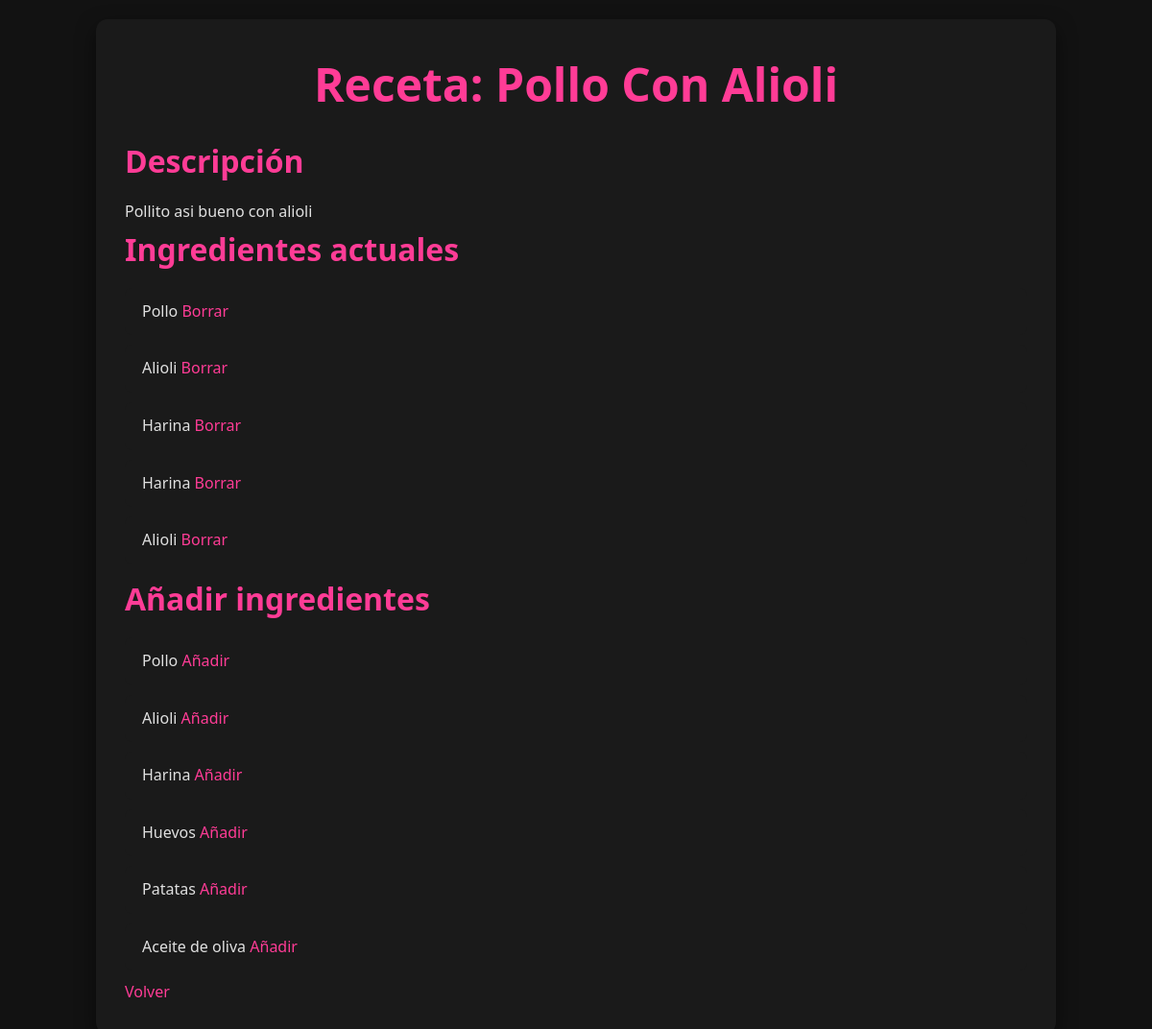
Page /receta/1 on the earlier database version.
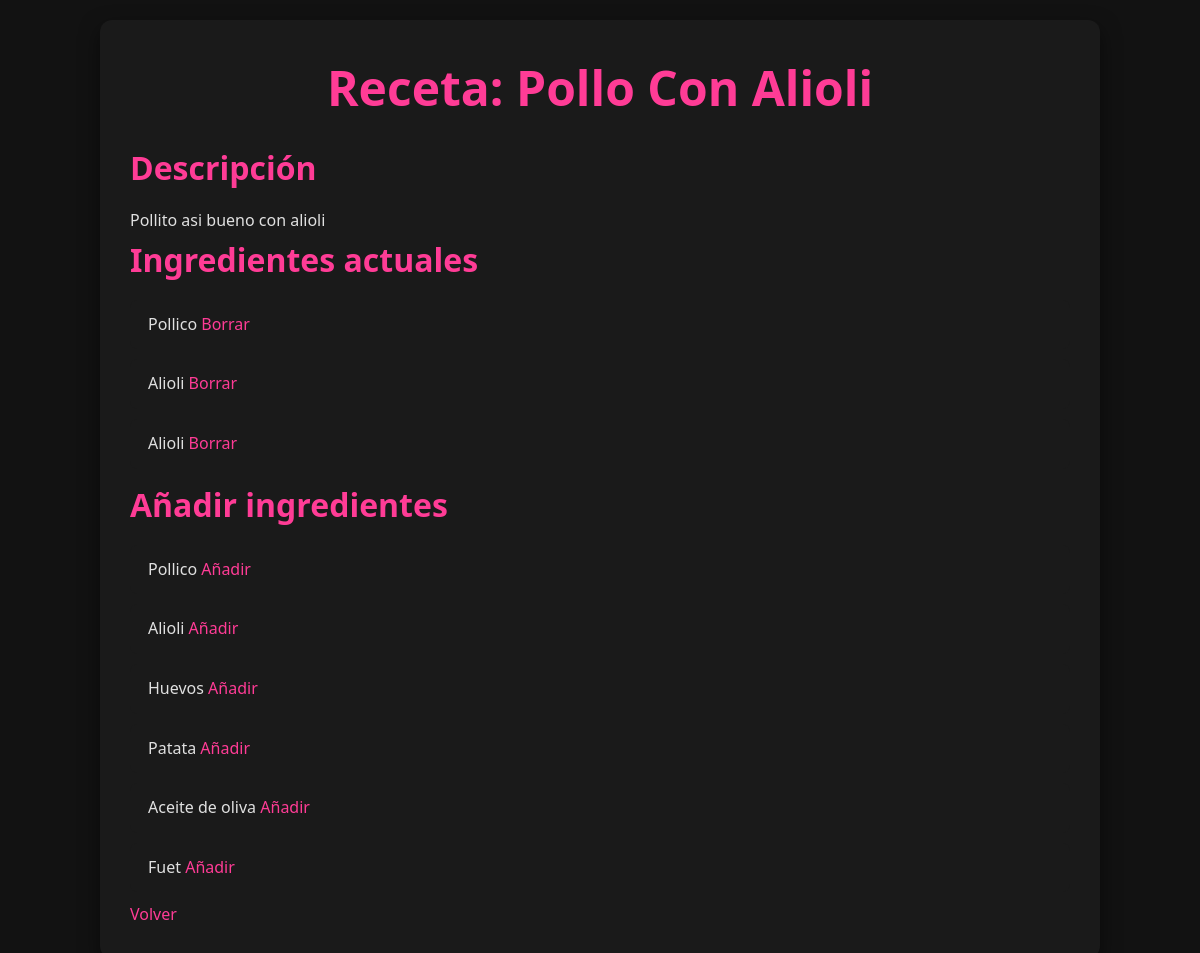
Same page on the later database version.
### app/models.py (models this page shows, shortened)
class Ingrediente(models.Model):
    nombre = models.CharField(max_length=100)
    fecha_caducidad = models.DateField(null=True, blank=True)
    categoria = models.ForeignKey(CategoriaIngrediente, on_delete=models.CASCADE, null = True)
    refrigerado = models.BooleanField(default=False)
    cantidad = models.FloatField(null=True, blank=True)
    precio = models.FloatField(null=True, blank=True)

### app/views.py (the view)
# urls.py: path('receta/<int:pk>', views.receta_detalles, name='receta_detalles'),
def receta_detalles(request, pk):
    receta = get_object_or_404(Receta, pk=pk)
    ingredientes = Ingrediente.objects.all()
    return render(request, 'app/receta.html', {'receta': receta, 'ingredientes': ingredientes})

### app/templates/app/receta.html
{% extends 'app/base.html' %}
{% block contenido %}
<h1>Receta: {{ receta.nombre }}</h1>
<div class="receta-bloques">
    <div>
        <h2>Descripción</h2>
        <ul class="receta-lista">
        {{ receta.descripcion }}
        </ul>
    </div>
    <div>
        <h2>Ingredientes actuales</h2>
        <ul class="receta-lista">
        {% for ingrediente in receta.ingredientes.all %}
            <li>
                <span>{{ ingrediente.nombre }}</span>
                <a href="{% url 'receta_eliminar_ingrediente' receta.pk ingrediente.pk %}" class="btn-accion btn-add"> Borrar </a>
            </li>
        {% empty %}
            <li>
                <span>Esta receta todavía no tiene ingredientes añadidos.</span>
            </li>
        {% endfor %}
        </ul>
    </div>
    <div>
        <h2>Añadir ingredientes</h2>
        <ul class="receta-lista">
        {% for ingrediente in ingredientes %}
            <li>
                <span>{{ ingrediente.nombre }}</span>
                <a href="{% url 'receta_agregar_ingrediente' receta.pk ingrediente.pk %}" class="btn-accion btn-add">Añadir</a>
            </li>
        {% endfor %}
        </ul>
    </div>
</div>
<div class="volver-centro">
  <a href="{% url 'inicio' %}" class="btn-accion btn-volver">Volver</a>
</div>
{% endblock %}

Differences in the rows shown:
removed Ingrediente: nombre "Harina"
changed Ingrediente: nombre "Pollo" → "Pollico"
changed Ingrediente: nombre "Patatas" → "Patata"
added Ingrediente: nombre "Fuet", shown under "Añadir ingredientes"
